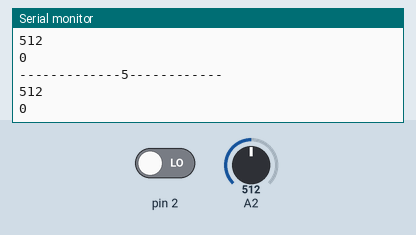
Simulated run of this sketch. Board: Arduino Uno, built with avr-gcc and run on an emulated ATmega328P. Parts: the last lines printed to the serial monitor. Inputs (shaded band) come from the test bench; at power-on: A2 = 512, pin 2 LOW.

Above: at 1.3 s.
1.4 s: A2 set to 716
At 1.82 s:
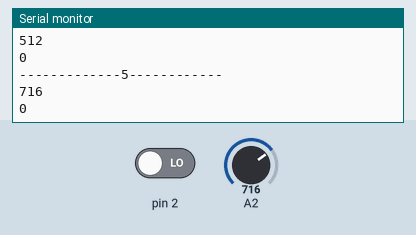
2.9 s: pin 2 driven HIGH
At 3.33 s:
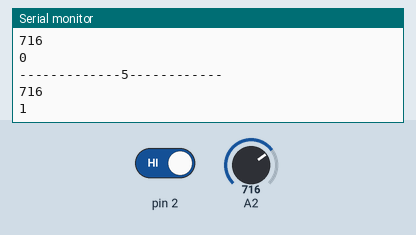
4.4 s: A2 set to 900
At 4.83 s:
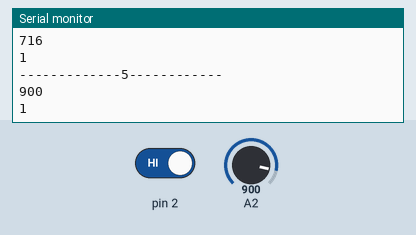
Timing chart, 0 to 7.4 s (numbered marks = the images above; inputs shaded):
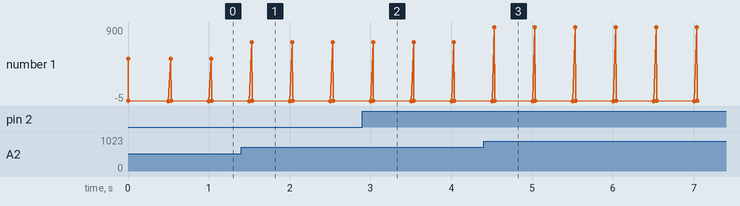

The sketch:

TTP223.ino
```cpp
int pin2;
//int pin5;

void setup() {
  pinMode(2,INPUT);   //设置引脚 4 为输入模式
  //pinMode(5,INPUT);   //设置引脚 5 为输入模式
  Serial.begin(9600); //设置波特率为9600
}

void loop() {
    /*
  Serial.println(analogRead(4)); //串口输出 4读取到的值
  pin4 = digitalRead(4);
  Serial.println(pin4);
  delay(500);
  Serial.println("-------------4------------");
  */
  Serial.println(analogRead(2)); //串口输出 5读取到的值
  pin2 = digitalRead(2);
  Serial.println(pin2);
  delay(500);
  Serial.println("-------------5------------");

}
```

Measured:
- after the input at 1.4 s, the serial monitor: prints a new line after 0.13 s (image 1)
- after the input at 2.9 s, the serial monitor: prints a new line after 0.14 s (image 2)
- after the input at 4.4 s, the serial monitor: prints a new line after 0.13 s (image 3)
- plotted number 1: 0 → 1 after the input at 2.9 s
